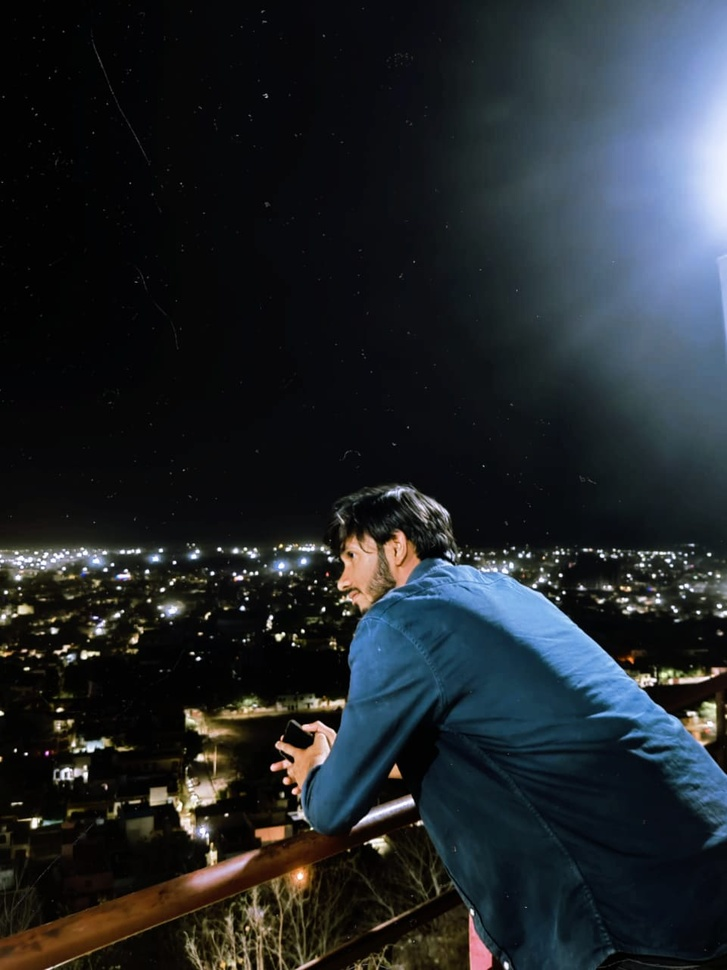
#> input picture amar.jpg, 727 x 970 px, shrunk from 960 x 1280 before the run
$ jupyter execute BT19ECE058_DIP_A-2.ipynb
#> lines starting #> are read from the running program, lines starting #| are printed output that depends on the picture
BT19ECE058 \
amrendra pratap singh

Task-->Read a color image,convert the color image to gray scale and dispaly both images. \
Make some part of that gray scale image total black and display it.Now subtract this to images andd display output image.

[cell 1]
import cv2
import numpy as np
import matplotlib.pyplot as plt

[cell 2]
img = cv2.imread("amar.jpg")
#> img is the input picture: shape (970, 727, 3); mean B, G, R 43.7, 39.4, 34.2
img = cv2.cvtColor(img, cv2.COLOR_BGR2RGB)

[cell 3]
plt.imshow(img)

[cell 4]
gray = 0.2989*img[:,:,0] + 0.5870*img[:,:,1] + 0.1140*img[:,:,2]
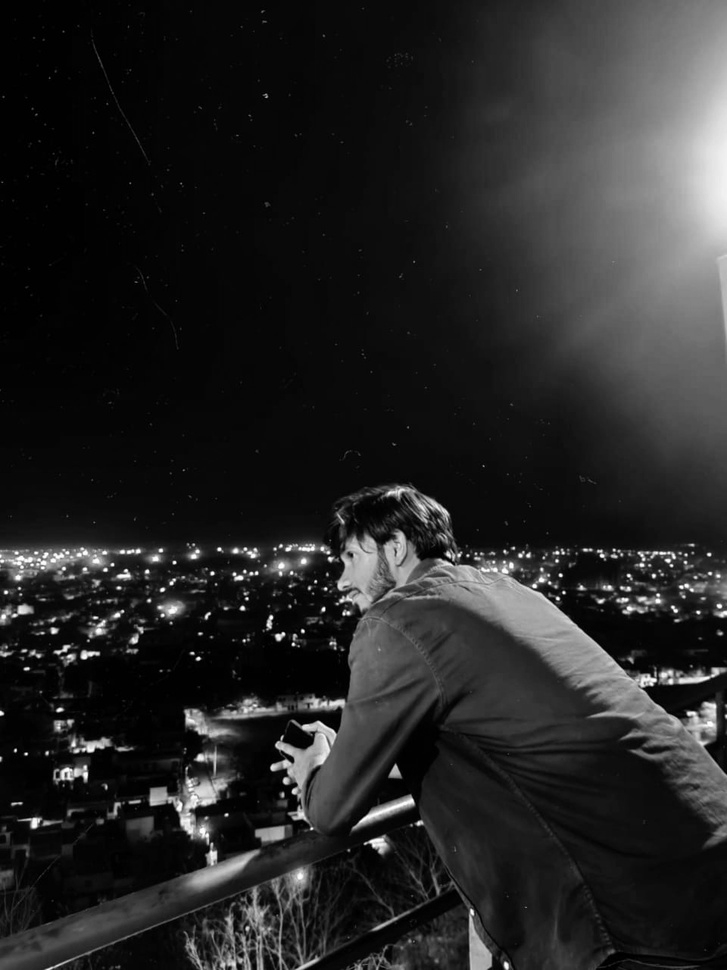
#> gray: shape (970, 727) float64; min 0, max 255, mean 38.3

[cell 5]
plt.imshow(gray, cmap='gray')

[cell 6]
threshold = 127
gray_new = np.zeros((img.shape[0], img.shape[1]))

[cell 7]
for i in range(len(gray)):
    for j in range(len(gray[i])):
        if(gray[i,j] < threshold):
            gray_new[i,j] = 0
        else:
            gray_new[i,j] = gray[i,j]
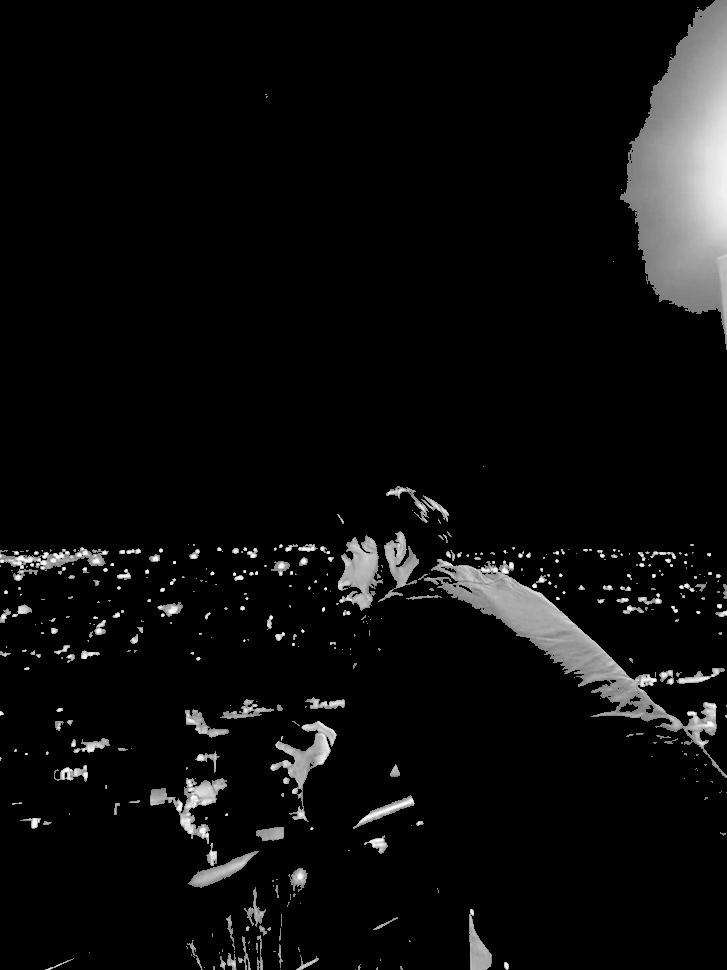
#> gray_new: shape (970, 727) float64; min 0, max 255, mean 13.1

[cell 8]
plt.imshow(gray_new, cmap='gray')

[cell 9]
sub_gray = gray - gray_new
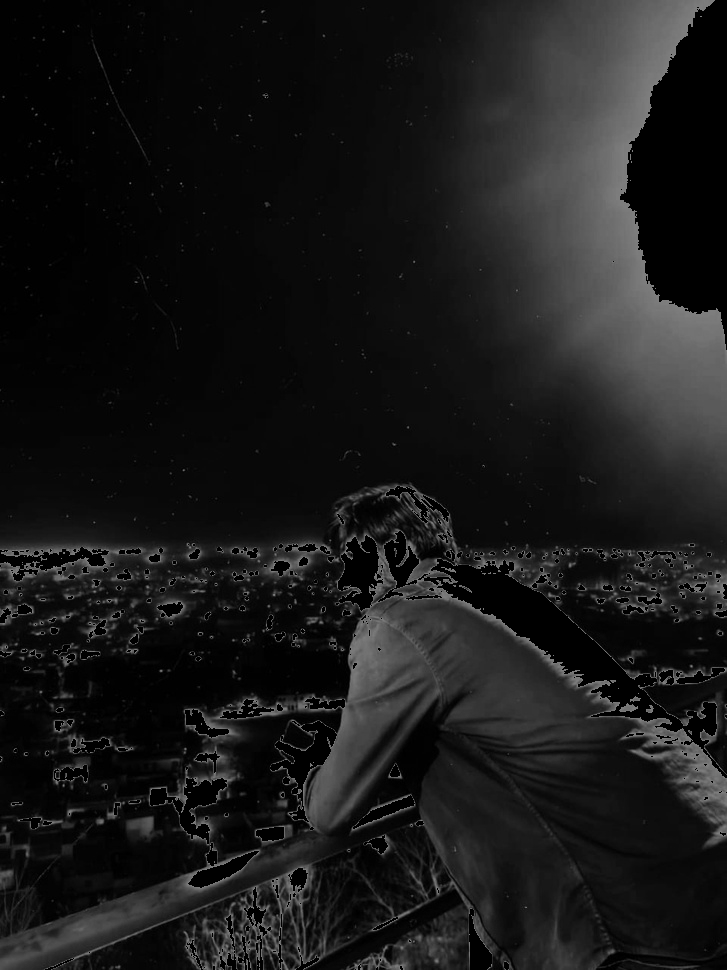
#> sub_gray: shape (970, 727) float64; min 0, max 127, mean 25.2
